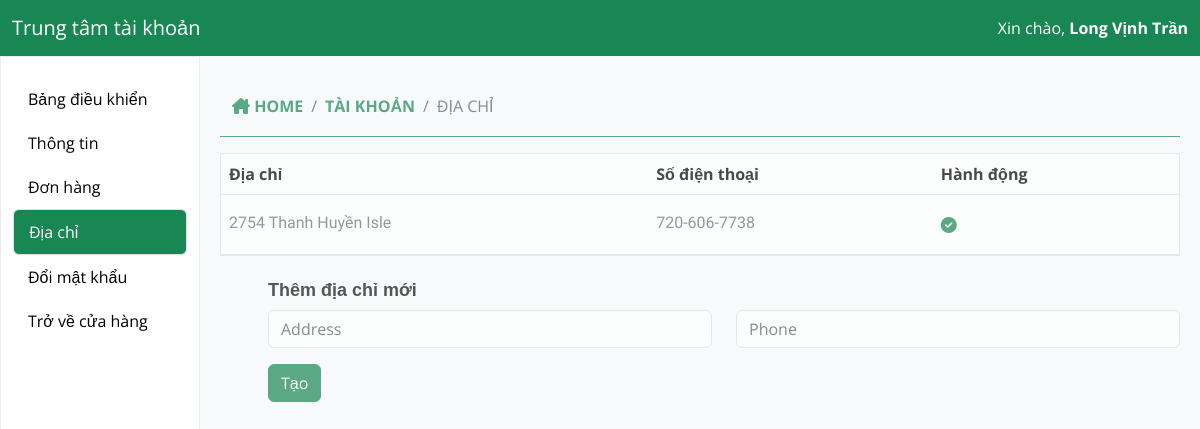
Before: /dashboard/address/ (signed in) with the older database file.
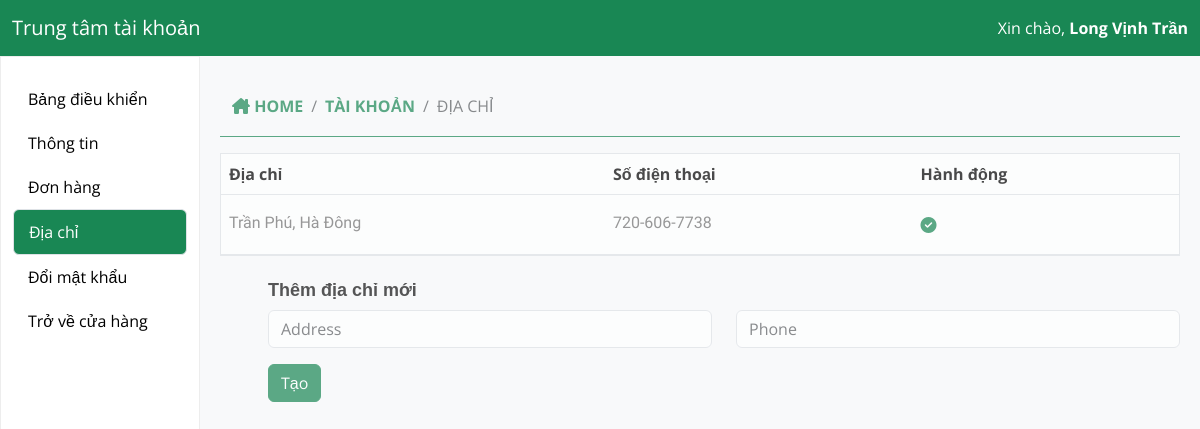
After: the same page with the newer database file.
### core/models.py (models this page shows)
class Address(models.Model):
    user = models.ForeignKey(User, on_delete=models.SET_NULL, null=True)
    mobile = models.CharField(max_length=300, null=True)
    address = models.CharField(max_length=100, null=True)
    status = models.BooleanField(default=False)
    class Meta:
        verbose_name_plural = "Address"

### dashboard/views.py (the view)
# urls.py: path("address/", address_view, name="address"),
def address_view(request):
  user_profile = Profile.objects.get(user=request.user)
  address = Address.objects.filter(user=request.user)
  if request.method == "POST":
      address = request.POST.get("address")
      mobile = request.POST.get("mobile")
      new_address = Address.objects.create(
          user=request.user,
          address=address,
          mobile=mobile,
      )
      messages.success(request, "Thêm địa chỉ mới thành công.")
      return redirect("dashboard:address")
  else:
      print("Error")
  context = {
    "address": address,
    "user_profile": user_profile,
    'active_section': 'address'
  }
  return render(request,'dashboard/address.html',context)

### core/context_processor.py (called while the page is built)
def default(request):
  categories  = Category.objects.all()
  username = request.user
  min_max_price = Product.objects.aggregate(Min("price"),Max("price"))
  if request.user.is_authenticated:
    try:
        wishlist = WishList.objects.filter(user=request.user)
    except:
        messages.warning(request, "Bạn cần đăng nhập trước.")
        wishlist = 0
  else:
      wishlist = 0
  cart_total_amount = 0
  if 'cart_data_obj' in request.session:
      for p_id, item in request.session['cart_data_obj'].items():
          cart_total_amount += int(item['qty']) * float(item['price'])
  return {
    "categories":categories,
    'wishlist':wishlist,
    "min_max_price":min_max_price,
    "username":username,
    "cart_total_amount":cart_total_amount
  }

### templates/dashboard/address.html (shortened to what this page needs)
{% extends 'partials/user.html' %}
{% load static %}
{% load humanize %}
{% block address %}
  <section class="border-bottom border-success mb-3">
    <div class="container">
      <div class="row">
        <div class="col-lg-12">
          <nav aria-label="breadcrumb">
            <ol class="breadcrumb d-flex align-items-center m-0" style="height: 60px;">
              <li class="breadcrumb-item">
                <i class="fa-solid fa-house-chimney text-success"></i>
                <a class="text-uppercase text-success fw-bold" href="{% url 'core:index' %}">Home</a>
              </li>
              <li class="breadcrumb-item">
                <a class="text-uppercase text-success fw-bold" href="{% url 'core:index' %}">Tài khoản</a>
              </li>
              <li class="breadcrumb-item active text-uppercase" aria-current="page">Địa chỉ</li>
            </ol>
          </nav>
        </div>
      </div>
    </div>
  </section>
  <div class="container border p-0">
    <table class="table align-middle mb-0 bg-white">
      <thead class="bg-light">
        <tr>
          <th>Địa chỉ</th>
          <th>Số điện thoại</th>
          <th>Hành động</th>
        </tr>
      </thead>
      <tbody>
        {% for a in address %}
          <tr>
            <td style="height: 60px;">
              <div class="d-flex align-items-center">
                <p class="fw-medium mb-1">{{ a.address }}</p>
              </div>
            </td>
            <td>
              <div class="d-flex align-items-center">
                <p class="fw-medium mb-1">{{ a.mobile }}</p>
              </div>
            </td>
            <td class="">
              {% if a.status %}
                <i data-address-id="{{ a.id }}" class="fa fa-check-circle text-success check{{ a.id }} check"></i>
              {% else %}
                <i data-address-id="{{ a.id }}" style="display: none;" class="fa fa-check-circle text-success check check{{ a.id }}"></i>
                <button type="submit" data-address-id="{{ a.id }}" class="btn btn-outline-success make-default-address button{{ a.id }} action_btn">Đặt làm mặc định</button>
              {% endif %}
            </td>
          </tr>
        {% endfor %}
      </tbody>
    </table>
  </div>
  <div class="ms-5 mt-4">
    <form class="mb-4" method="POST">
      <div class="card-hdeader mb-2">
        <h5 style="font-weight: 700;">Thêm địa chỉ mới</h5>
      </div>
      <div class="row">
        <div class="form-group col-md-6">
          <input placeholder="Address" required="" class="form-control" name="address" type="text" />
        </div>
        <div class="form-group col-md-6">
          <input placeholder="Phone" required="" class="form-control" name="mobile" />
        </div>
        <div class="col-md-12 mt-3">
          <button type="submit" class="btn btn-success" name="submit" value="Submit">Tạo</button>
        </div>
      </div>
    </form>
  </div>
{% endblock %}

Changed rows visible on the page:
changed Address: address "2754 Thanh Huyền Isle" → "Trần Phú, Hà Đông"
